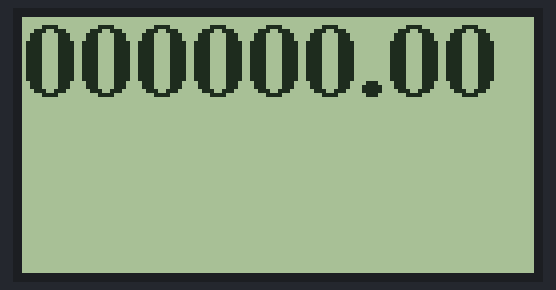
The program below on a simulated Arduino Pro Mini, built with avr-gcc and run on an emulated ATmega328P. On the bench: 128×64 one-colour display.

Above: at 0.1 s.

The program:

main.cpp
```cpp
#include <Arduino.h>

/*#define SI 15 // Serial data signal
#define SC 16 // Serial clock signal
#define RS 17 // Register select signal
#define RES 18 // Reset signal
#define CS 19  // Chip select signal*/

#include <U8g2lib.h>

#ifdef U8X8_HAVE_HW_SPI
#include <SPI.h>
#endif
#ifdef U8X8_HAVE_HW_I2C
#include <Wire.h>
#endif

/*
  U8g2lib Example Overview:
    Frame Buffer Examples: clearBuffer/sendBuffer. Fast, but may not work with all Arduino boards because of RAM consumption
    Page Buffer Examples: firstPage/nextPage. Less RAM usage, should work with all Arduino boards.
    U8x8 Text Only Example: No RAM usage, direct communication with display controller. No graphics, 8x8 Text only.

*/

// Please UNCOMMENT one of the contructor lines below
// U8g2 Contructor List (Frame Buffer)
// The complete list is available here: https://github.com/olikraus/u8g2/wiki/u8g2setupcpp
// Please update the pin numbers according to your setup. Use U8X8_PIN_NONE if the reset pin is not connected

U8G2_ST7565_NHD_C12832_F_4W_SW_SPI u8g2(U8G2_R2, /* clock=*/ 16, /* data=*/ 15, /* cs=*/ 19, /* dc=*/ 17, /* reset=*/ 18);
//U8G2_ST7565_NHD_C12832_F_4W_HW_SPI u8g2(U8G2_R0, /* cs=*/ 10, /* dc=*/ 9, /* reset=*/ 8);

void setup(void) {
  u8g2.begin();
}

void loop(void) {
  u8g2.clearBuffer();
  u8g2.setFont(u8g2_font_ncenB18_tr);
  u8g2.drawStr(0,20, "000000.00");
  u8g2.sendBuffer();
  delay(1000);
}
```
